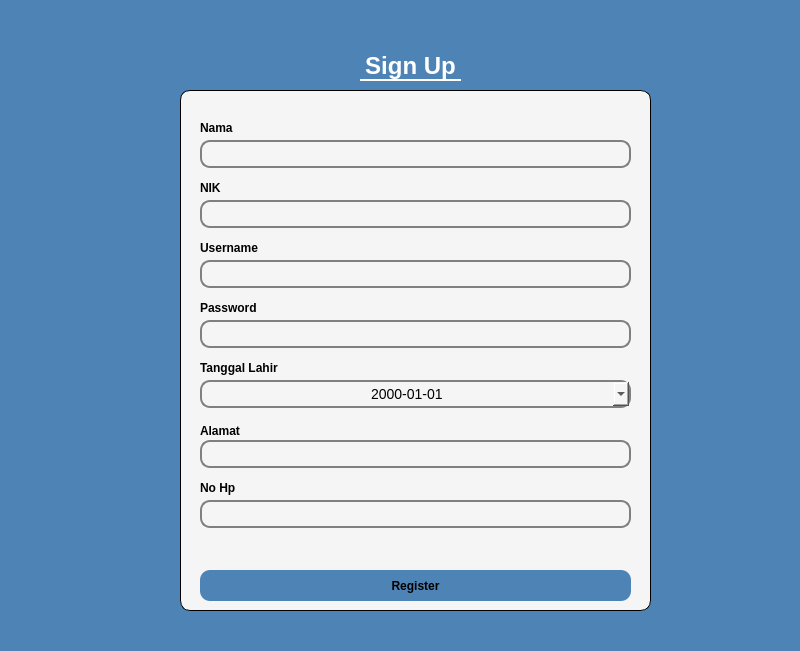
<?xml version="1.0" encoding="UTF-8"?>
<ui version="4.0">
 <class>Register</class>
 <widget class="QWidget" name="Register">
  <property name="geometry">
   <rect>
    <x>0</x>
    <y>0</y>
    <width>800</width>
    <height>651</height>
   </rect>
  </property>
  <property name="windowTitle">
   <string>Form</string>
  </property>
  <widget class="QStackedWidget" name="stackedWidget">
   <property name="geometry">
    <rect>
     <x>0</x>
     <y>0</y>
     <width>800</width>
     <height>651</height>
    </rect>
   </property>
   <property name="styleSheet">
    <string notr="true">background:rgb(78, 131, 181);</string>
   </property>
   <widget class="QWidget" name="page">
    <widget class="QFrame" name="frame">
     <property name="geometry">
      <rect>
       <x>180</x>
       <y>90</y>
       <width>471</width>
       <height>521</height>
      </rect>
     </property>
     <property name="styleSheet">
      <string notr="true">background : #f5f5f5;
border : 1px solid black;
border-radius : 10px;</string>
     </property>
     <property name="frameShape">
      <enum>QFrame::StyledPanel</enum>
     </property>
     <property name="frameShadow">
      <enum>QFrame::Raised</enum>
     </property>
     <widget class="QDateEdit" name="dateEdit">
      <property name="geometry">
       <rect>
        <x>20</x>
        <y>290</y>
        <width>431</width>
        <height>28</height>
       </rect>
      </property>
      <property name="cursor">
       <cursorShape>PointingHandCursor</cursorShape>
      </property>
      <property name="styleSheet">
       <string notr="true">background : #f5f5f5;
border : 2px solid grey;
border-radius : 10px;
font-size : 14px;
font-weight:10px;
color : black;</string>
      </property>
      <property name="alignment">
       <set>Qt::AlignCenter</set>
      </property>
      <property name="displayFormat">
       <string>yyyy-MM-dd</string>
      </property>
      <property name="calendarPopup">
       <bool>true</bool>
      </property>
     </widget>
     <widget class="QLabel" name="label_8">
      <property name="geometry">
       <rect>
        <x>20</x>
        <y>330</y>
        <width>61</width>
        <height>21</height>
       </rect>
      </property>
      <property name="styleSheet">
       <string notr="true">background : #f5f5f5;
color: black;
font-weight : bold;
border: none;</string>
      </property>
      <property name="text">
       <string>Alamat</string>
      </property>
     </widget>
    </widget>
    <widget class="QLineEdit" name="lineEdit_5">
     <property name="geometry">
      <rect>
       <x>200</x>
       <y>440</y>
       <width>431</width>
       <height>28</height>
      </rect>
     </property>
     <property name="styleSheet">
      <string notr="true">background : #f5f5f5;
border : 2px solid grey;
border-radius : 10px;
font-size : 14px;</string>
     </property>
    </widget>
    <widget class="QLabel" name="label_2">
     <property name="geometry">
      <rect>
       <x>200</x>
       <y>120</y>
       <width>49</width>
       <height>16</height>
      </rect>
     </property>
     <property name="styleSheet">
      <string notr="true">background : #f5f5f5;
color: black;
font-weight : bold;</string>
     </property>
     <property name="text">
      <string>Nama</string>
     </property>
    </widget>
    <widget class="QLabel" name="label">
     <property name="geometry">
      <rect>
       <x>360</x>
       <y>50</y>
       <width>101</width>
       <height>31</height>
      </rect>
     </property>
     <property name="styleSheet">
      <string notr="true">font-size : 24px;
font-weight : bold;
color:white;
border-bottom : 2px solid white;</string>
     </property>
     <property name="text">
      <string>Sign Up</string>
     </property>
     <property name="alignment">
      <set>Qt::AlignCenter</set>
     </property>
    </widget>
    <widget class="QLabel" name="label_7">
     <property name="geometry">
      <rect>
       <x>200</x>
       <y>480</y>
       <width>81</width>
       <height>16</height>
      </rect>
     </property>
     <property name="styleSheet">
      <string notr="true">background : #f5f5f5;
color: black;
font-weight : bold;</string>
     </property>
     <property name="text">
      <string>No Hp</string>
     </property>
    </widget>
    <widget class="QLineEdit" name="lineEdit_2">
     <property name="geometry">
      <rect>
       <x>200</x>
       <y>200</y>
       <width>431</width>
       <height>28</height>
      </rect>
     </property>
     <property name="styleSheet">
      <string notr="true">background : #f5f5f5;
border : 2px solid grey;
border-radius : 10px;
font-size : 14px;</string>
     </property>
    </widget>
    <widget class="QLabel" name="label_6">
     <property name="geometry">
      <rect>
       <x>200</x>
       <y>360</y>
       <width>81</width>
       <height>16</height>
      </rect>
     </property>
     <property name="styleSheet">
      <string notr="true">background : #f5f5f5;
color: black;
font-weight : bold;</string>
     </property>
     <property name="text">
      <string>Tanggal Lahir</string>
     </property>
    </widget>
    <widget class="QLabel" name="label_5">
     <property name="geometry">
      <rect>
       <x>200</x>
       <y>300</y>
       <width>61</width>
       <height>16</height>
      </rect>
     </property>
     <property name="styleSheet">
      <string notr="true">background : #f5f5f5;
color: black;
font-weight : bold;</string>
     </property>
     <property name="text">
      <string>Password</string>
     </property>
    </widget>
    <widget class="QLineEdit" name="lineEdit_3">
     <property name="geometry">
      <rect>
       <x>200</x>
       <y>260</y>
       <width>431</width>
       <height>28</height>
      </rect>
     </property>
     <property name="styleSheet">
      <string notr="true">background : #f5f5f5;
border : 2px solid grey;
border-radius : 10px;
font-size : 14px;</string>
     </property>
    </widget>
    <widget class="QLineEdit" name="lineEdit_7">
     <property name="geometry">
      <rect>
       <x>200</x>
       <y>500</y>
       <width>431</width>
       <height>28</height>
      </rect>
     </property>
     <property name="styleSheet">
      <string notr="true">background : #f5f5f5;
border : 2px solid grey;
border-radius : 10px;
font-size : 14px;</string>
     </property>
     <property name="echoMode">
      <enum>QLineEdit::Password</enum>
     </property>
    </widget>
    <widget class="QLineEdit" name="lineEdit_4">
     <property name="geometry">
      <rect>
       <x>200</x>
       <y>320</y>
       <width>431</width>
       <height>28</height>
      </rect>
     </property>
     <property name="styleSheet">
      <string notr="true">background : #f5f5f5;
border : 2px solid grey;
border-radius : 10px;
font-size : 14px;</string>
     </property>
    </widget>
    <widget class="QLabel" name="label_3">
     <property name="geometry">
      <rect>
       <x>200</x>
       <y>180</y>
       <width>49</width>
       <height>16</height>
      </rect>
     </property>
     <property name="styleSheet">
      <string notr="true">background : #f5f5f5;
color: black;
font-weight : bold;</string>
     </property>
     <property name="text">
      <string>NIK</string>
     </property>
    </widget>
    <widget class="QPushButton" name="pushButton">
     <property name="geometry">
      <rect>
       <x>200</x>
       <y>570</y>
       <width>431</width>
       <height>31</height>
      </rect>
     </property>
     <property name="cursor">
      <cursorShape>PointingHandCursor</cursorShape>
     </property>
     <property name="styleSheet">
      <string notr="true">background:rgb(78, 131, 181);
font-weight : bold ;
border-radius : 10px;</string>
     </property>
     <property name="text">
      <string>Register</string>
     </property>
    </widget>
    <widget class="QLineEdit" name="lineEdit">
     <property name="geometry">
      <rect>
       <x>200</x>
       <y>140</y>
       <width>431</width>
       <height>28</height>
      </rect>
     </property>
     <property name="styleSheet">
      <string notr="true">background : #f5f5f5;
border : 2px solid grey;
border-radius : 10px;
font-size : 14px;</string>
     </property>
    </widget>
    <widget class="QLabel" name="label_4">
     <property name="geometry">
      <rect>
       <x>200</x>
       <y>240</y>
       <width>61</width>
       <height>16</height>
      </rect>
     </property>
     <property name="styleSheet">
      <string notr="true">background : #f5f5f5;
color: black;
font-weight : bold;</string>
     </property>
     <property name="text">
      <string>Username</string>
     </property>
    </widget>
   </widget>
   <widget class="QWidget" name="page_2"/>
  </widget>
 </widget>
 <resources/>
 <connections/>
</ui>
